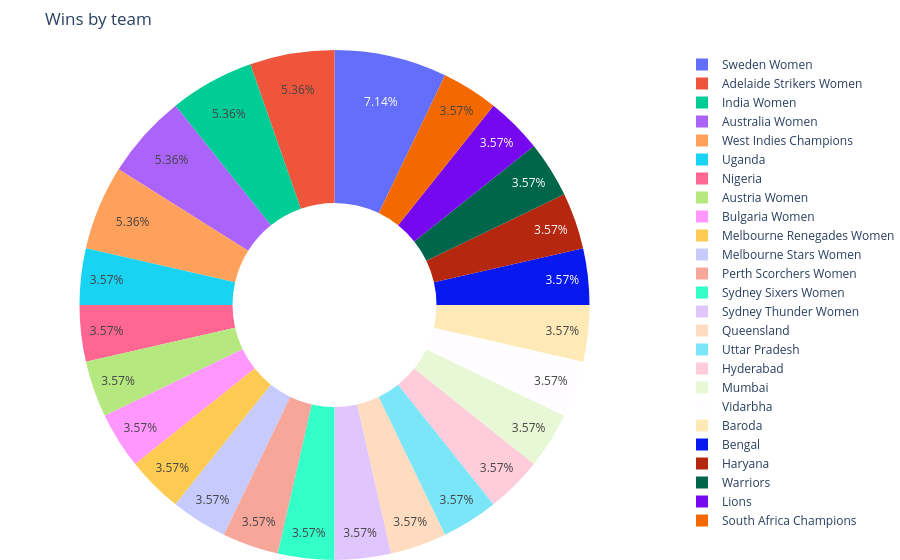

The notebook cell saved with this chart:
### Markdown cell above
### Insight: Top Run Scorers (Harvested Matches)
#### Chart overview
This horizontal bar chart compares the total runs recorded for the top 10 players in the harvested cricket-match dataset.
#### Key observations
- Matt Renshaw ranks first with 272 runs.
- Isaac Danladi ranks second with 176 runs.
- Selim Salau ranks third with 155 runs.
- Chadwick Walton follows with 145 runs.
- Hammad Mirza has 136 runs, followed by Hasan Nawaz with 132 runs.
- The remaining players shown are Moeen Ali (130), Ibrahim Zadran (124), Salman Agha (123), and Aiden Markram (112).
#### Main insight
Matt Renshaw leads the chart by 96 runs over Isaac Danladi (272 − 176), showing a clear gap between the top two players in this dataset. Isaac Danlani is 21 runs ahead of Selim Salau (176 − 155). The displayed values decrease from 272 to 112 runs across the top 10.
#### Interpretation
The chart identifies the leading run scorers among the matches currently stored in the project. It helps compare player contributions and highlights which players accumulated the most runs in the available data.

### Code cell
wins = data.wins_by_team()
display(wins.head(10))
if not wins.empty:
    charts.build_chart("Pie", wins, "team", "wins", "Wins by team").show()

### Figure 1 — Plotly figure (JSON) as saved in the notebook; plotly's stock layout.template omitted (floating-point values rounded to 4 significant figures)
{"data": [{"domain": {"x": [0, 1], "y": [0, 1]}, "hole": 0.4, "hovertemplate": "team=%{label}<br>wins=%{value}<extra></extra>", "labels": ["Sweden Women", "Adelaide Strikers Women", "India Women", "Australia Women", "West Indies Champions", "Uganda", "Nigeria", "Austria Women", "Bulgaria Women", "Melbourne Renegades Women", "Melbourne Stars Women", "Perth Scorchers Women", "Sydney Sixers Women", "Sydney Thunder Women", "Queensland", "Uttar Pradesh", "Hyderabad", "Mumbai", "Vidarbha", "Baroda", "Bengal", "Haryana", "Warriors", "Lions", "South Africa Champions"], "legendgroup": "", "name": "", "showlegend": true, "type": "pie", "values": [4, 3, 3, 3, 3, 2, 2, 2, 2, 2, 2, 2, 2, 2, 2, 2, 2, 2, 2, 2, 2, 2, 2, 2, 2]}], "layout": {"legend": {"tracegroupgap": 0}, "margin": {"b": 0, "l": 0, "r": 0, "t": 50}, "title": {"text": "Wins by team"}}}
